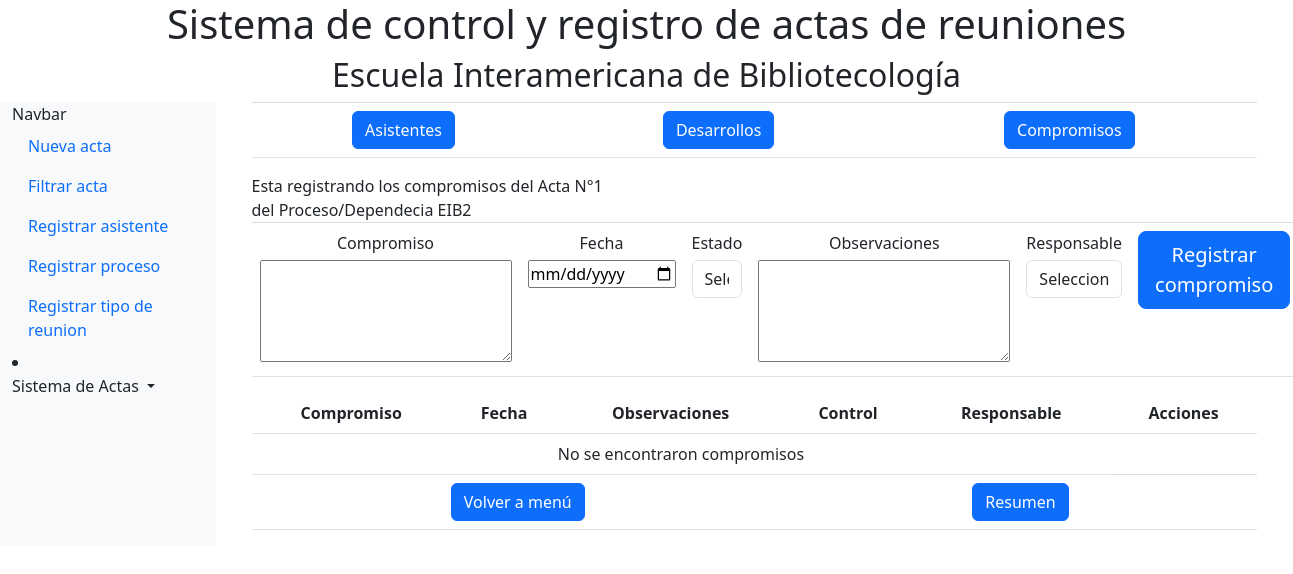
The app's page /app_registro/RegistroCompromiso/20/121/1/, older data.
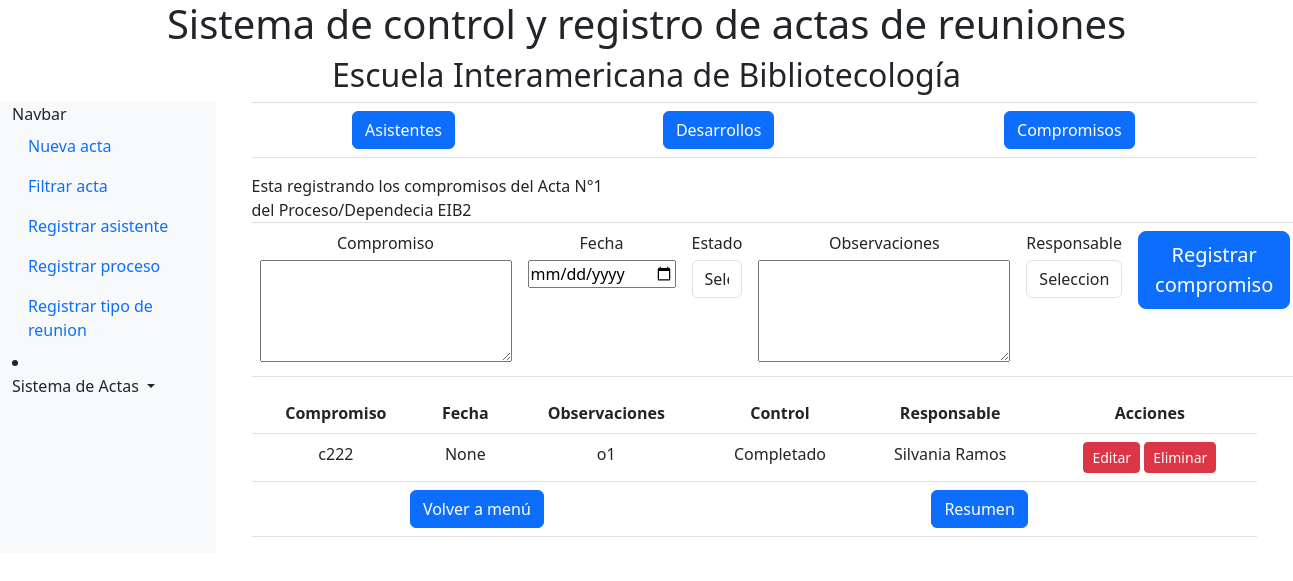
The same page, newer data.
### app_registro/models.py (models this page shows, shortened)
class Commitment(models.Model):
    act_id = models.ForeignKey(Act,on_delete =models.CASCADE,default=None)
    date = models.DateTimeField("Data publish",blank=True,null=True, default=None)
    observations = models.CharField(max_length=20000,null=True, default=None)
    commitment =  models.CharField(max_length=200000)
    user_id = models.ForeignKey(User,on_delete =models.CASCADE,default=None)
    control =  models.ForeignKey(State,on_delete=models.CASCADE,default=None)

class State(models.Model):
    name = models.CharField(max_length=200,null=True, default=None)

class User(models.Model):
    name = models.CharField(max_length=200, default=None)
    mail = models.CharField(max_length=200,null=True,default=None)
    num_id = models.IntegerField(default=None)

### app_registro/views.py (the view)
# urls.py: path('RegistroCompromiso/<int:act_id>/<str:act_proceso>/<int:act_ident>/', views.RegisterCommintment, name='RegistroCommintment'),
def RegisterCommintment(request,act_id,act_proceso,act_ident):
    if request.method == 'POST':
        formcompromiso = RegisterFormCommitment(request.POST)
        if formcompromiso.is_valid():
            compromiso = formcompromiso.save(commit=False)
            act_instance = Act.objects.get(id=act_id)
            compromiso.act_id = act_instance
            compromiso.save()
            url_redireccion = reverse('RegistroCommintment', args=[act_id, act_proceso, act_ident])
            return redirect(url_redireccion)
        else:
            print("Errores del formulario:")
            print(formcompromiso.errors)
    else:
        formcompromiso = RegisterFormCommitment()
    compromisos = Commitment.objects.filter(act_id=act_id)
    proceso = Dependece.objects.get(cod=act_proceso)
    context = {
            'form': formcompromiso,'act_id': act_id,'act_proceso': act_proceso,
            'act_ident': act_ident,'compromiso':compromisos,'proceso': proceso}
    return render(request, 'app_registro/formulario4.html',  context )

### app_registro/forms.py
class RegisterFormCommitment(forms.ModelForm):
    class Meta:
        model = Commitment
        fields = "__all__"
        widgets = {
            'date': NumberInput(attrs={'type':'date'})}
    def __init__(self, *args, **kwargs):
        super().__init__(*args, **kwargs)
        self.fields['date'].required = False
        self.fields['observations'].required = False
        self.fields['act_id'].required = False
        user = User.objects.values_list('pk','name')
        self.fields['user_id'].choices = user
        controls = State.objects.values_list('pk','name')
        self.fields['control'].choices = controls

### Templates/app_registro/formulario4.html (shortened to what the changed rows need)
{% extends 'base.html' %}
{% load static %}
    {% block content %}
    <main class="col-md-9 ms-sm-auto col-lg-10 px-md-4">
                <form method="post" id="myForm">
                    <div class="container">
                      <table class="table text-center">
                        <thead>
                          <tr>
                            <th>Compromiso</th>
                            <th>Fecha</th>
                            <th>Observaciones</th>
                            <th>Control</th>
                            <th>Responsable</th>
                            <th>Acciones</th>
                          </tr>
                        </thead>
                        <tbody>
                          {% for user in compromiso %}
                            <tr>
                              <td>{{ user.commitment }}</td>
                              <td>{{ user.date }}</td>
                              <td>{{ user.observations }}</td>
                              <td>{{ user.control.name }}</td>
                              <td>{{ user.user_id.name }}</td>
                              <td>
                                <a href="{% url 'EditarRegistroCompromiso' user.id act_id act_proceso act_ident%}" class="btn btn-danger btn-sm">Editar</a>
                                <a href="{% url 'eliminar_Compromiso' user.id act_id act_proceso act_ident%}" class="btn btn-danger btn-sm delete-typemeet" data-typemeet-id="{{ user.id }}">Eliminar</a>
                              </td>
                            </tr>
                          {% empty %}
                            <tr>
                              <td colspan="5">No se encontraron compromisos</td>
                            </tr>
                          {% endfor %}
                        </tbody>
                      </table>
                </form>
              </main>
    {% endblock %}

Row changes from the older to the newer data that the page shows:
added Commitment: commitment "c222", date "None", observations "o1", control.name "Completado", user_id.name "Silvania Ramos"
Text that changed along with them:
text no longer shown: "No se encontraron compromisos"
